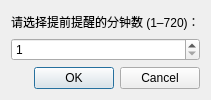
<?xml version="1.0" encoding="UTF-8"?>
<ui version="4.0">
 <class>ReminderDialog</class>
 <widget class="QDialog" name="ReminderDialog">
  <property name="windowTitle">
   <string>设置提醒时间</string>
  </property>
  <layout class="QVBoxLayout" name="verticalLayout">
   <item>
    <widget class="QLabel" name="label">
     <property name="text">
      <string>请选择提前提醒的分钟数 (1–720)：</string>
     </property>
    </widget>
   </item>
   <item>
    <widget class="QSpinBox" name="spinBoxMinutes">
     <property name="minimum">
      <number>1</number>
     </property>
     <property name="maximum">
      <number>720</number>
     </property>
    </widget>
   </item>
   <item>
    <widget class="QDialogButtonBox" name="buttonBox">
     <property name="orientation">
      <enum>Qt::Horizontal</enum>
     </property>
     <property name="standardButtons">
      <set>QDialogButtonBox::Cancel|QDialogButtonBox::Ok</set>
     </property>
    </widget>
   </item>
  </layout>
 </widget>
 <resources/>
 <connections/>
</ui>
